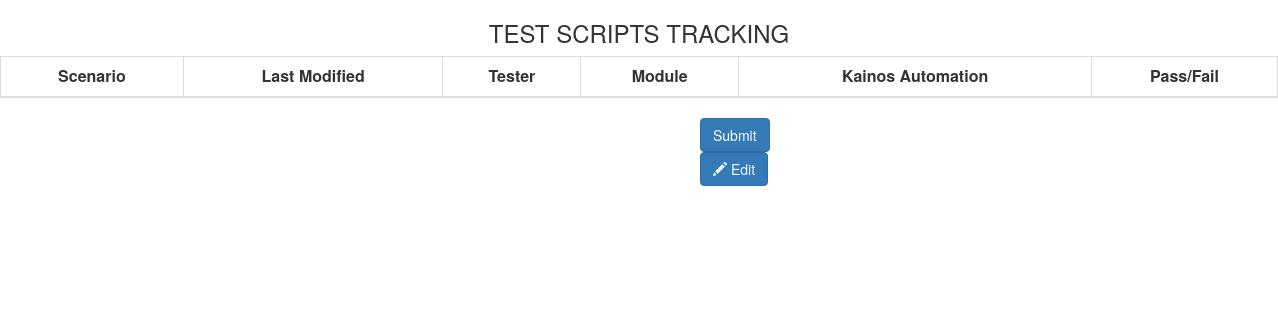
The app's page /browse/Foundations/, older data.
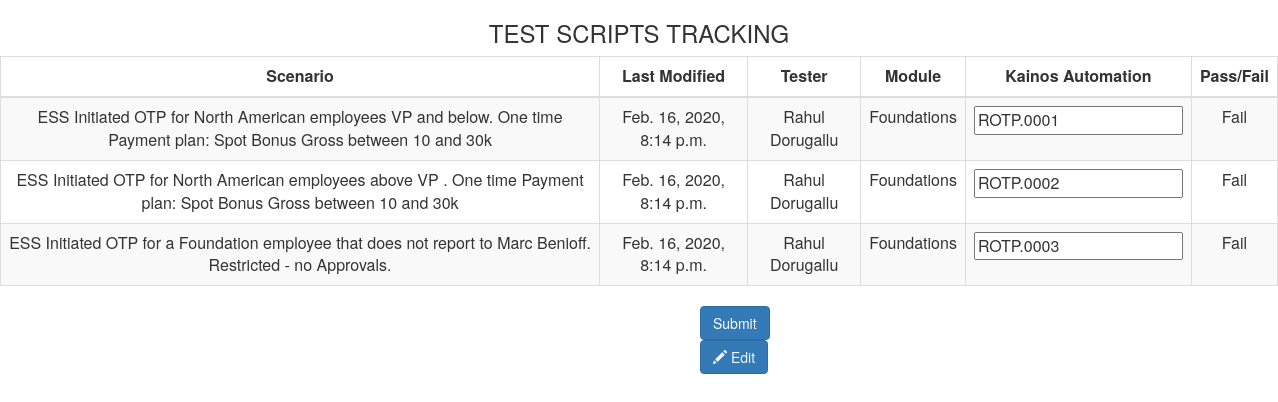
The same page, newer data.
### test_cases/models.py (models this page shows, shortened)
class Tracker(models.Model):
    choices =(
    ("Pass","Pass"),("Fail","Fail")
    )
    name = models.CharField('Name',max_length=100,null=True)
    email = models.CharField('Email',max_length=100,null=True)
    module = models.CharField('Module',max_length=100,null=True)
    scenario = models.CharField('Scenario',max_length = 1000,null=True)
    kainos_id = models.CharField("Kainos Automated TC ID",max_length = 200,null=True)
    last_modified = models.DateTimeField('Last Modified',null=True)
    result = models.CharField('Result',choices = choices,max_length=10,null=True)
    session_id = models.ForeignKey(Session,on_delete=models.CASCADE)

### test_cases/views.py (the view)
# urls.py: path('browse/<str:module>/', views.module, name='module'),
def module(request,module):
    if(request.method=="GET"):
        records = Tracker.objects.filter(module=module)
        return render(request,'test_cases/module.html',{'records':records,'module':module})

### test_cases/templates/test_cases/module.html (shortened to what this page needs)
<html>
    <head>
          <link rel="stylesheet" href="https://maxcdn.bootstrapcdn.com/bootstrap/3.3.7/css/bootstrap.min.css">
    </head>
    <body>
<div class="card">
    <h3 class="card-header text-center font-weight-bold text-uppercase py-4">Test Scripts Tracking</h3>
    <div class="card-body">
      <div id="table" class="table-editable">
          <tbody>
            <table class="table table-bordered table-responsive-md table-striped text-center sortable" id="table" >
                    <thead>
                      <tr>
                        <th class="text-center">Scenario</th>
                        <th class="text-center">Last Modified</th>
                        <th class="text-center">Tester</th>
                        <th class="text-center">Module</th>
                        <th class="text-center">Kainos Automation</th>
                        <th class="text-center">Pass/Fail</th>
                      </tr>
                    </thead>
                {% for row in records%}
                <tr id="row">
                  <td class="pt-3-half" contenteditable="false" id="scenario{{ forloop.counter }}">{{row.scenario}}</td>
                    <td class="pt-3-half" contenteditable="false" id="last_modified{{ forloop.counter }}">{{row.last_modified}}</td>
                    <td class="pt-3-half" contenteditable="false" id="name{{ forloop.counter }}">{{row.name}}</td>
                    <td class="pt-3-half" contenteditable="false" id="last_modified{{ forloop.counter }}">{{row.module}}</td>
                    <td class="pt-3-half" contenteditable="true" id="kainos_id{{ forloop.counter }}"><input type="text" name="kainos_id{{forloop.counter}}" value="{{row.kainos_id}}" readonly></td>
                    <td class="pt-3-half" contenteditable="false" id="last_modified{{ forloop.counter }}">{{row.result}}</td>
                  </tr>
                  {% endfor %}
                </tbody>
                    <div class="form-group" style="align-self: center;margin-left: 700px;">
                        <button class="btn btn-primary" type="submit" value="Upload" id="submit">Submit</button>
                        <button type="button" style="margin-right: 500px;" class="btn btn-primary">
                          <a href="{% url 'myapp:edit' module %}" style="color: aliceblue;"><span class="glyphicon glyphicon-pencil"></span> Edit </a>
                        </button>
                      </div>
      </div>
    </div>
  </div>
  </body>
</html>

Row changes from the older to the newer data that the page shows:
added Tracker: scenario "ESS Initiated OTP for North American employees VP and below. One time Payment plan: Spot Bonus Gross between 10 and 30k", last_modified "Feb. 16, 2020, 8:14 p.m.", name "Rahul Dorugallu", module "Foundations", kainos_id1 "ROTP.0001", result "Fail"
added Tracker: scenario "ESS Initiated OTP for North American employees above VP . One time Payment plan: Spot Bonus Gross between 10 and 30k", last_modified "Feb. 16, 2020, 8:14 p.m.", name "Rahul Dorugallu", module "Foundations", kainos_id "ROTP.0002", result "Fail"
added Tracker: scenario "ESS Initiated OTP for a Foundation employee that does not report to Marc Benioff. Restricted - no Approvals.", last_modified "Feb. 16, 2020, 8:14 p.m.", name "Rahul Dorugallu", module "Foundations", kainos_id "ROTP.0003", result "Fail"
